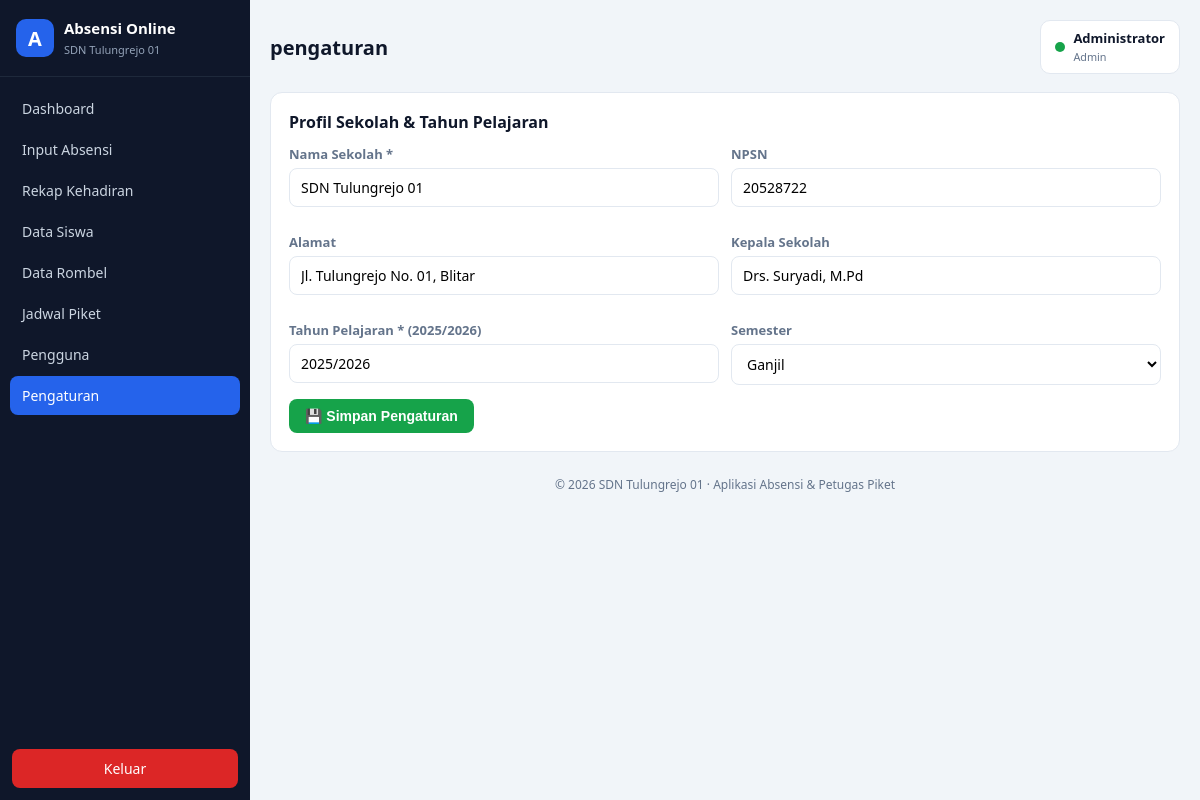
/pengaturan.php (signed in), run on the app's committed database.
### tables this page shows
CREATE TABLE `pengaturan` (
  `id`              INT(11) NOT NULL AUTO_INCREMENT,
  `nama_sekolah`    VARCHAR(100) NOT NULL DEFAULT 'SDN Tulungrejo 01',
  `npsn`            VARCHAR(16) DEFAULT NULL,
  `alamat`          VARCHAR(150) DEFAULT NULL,
  `kepala_sekolah`  VARCHAR(100) DEFAULT NULL,
  `tahun_pelajaran` VARCHAR(9)  NOT NULL DEFAULT '2025/2026',
  `semester`        ENUM('Ganjil','Genap') NOT NULL DEFAULT 'Ganjil',
  `logo`            VARCHAR(255) DEFAULT NULL,
  PRIMARY KEY (`id`)
);

### library/functions.php (called while the page is built, shortened)
<?php
function e($str)
{
    return htmlspecialchars((string)$str, ENT_QUOTES, 'UTF-8');
}
function get_pengaturan($conn)
{
    $r = $conn->query("SELECT * FROM pengaturan ORDER BY id ASC LIMIT 1")->fetch_assoc();
    return $r ?: [];
}
function current_user()
{
    return $_SESSION['user'] ?? null;
}

### pengaturan.php (the view, shortened to what this page needs)
<?php
$page = 'pengaturan';
require_once __DIR__ . '/library/header.php';
$setting = get_pengaturan($conn);
?>
<div class="card">
  <h2>Profil Sekolah &amp; Tahun Pelajaran</h2>
  <form method="post">
    <div class="row-form">
      <div class="form-group">
        <label>Nama Sekolah *</label>
        <input type="text" name="nama_sekolah" required value="<?= e($setting['nama_sekolah'] ?? '') ?>">
      </div>
      <div class="form-group">
        <label>NPSN</label>
        <input type="text" name="npsn" value="<?= e($setting['npsn'] ?? '') ?>">
      </div>
      <div class="form-group">
        <label>Alamat</label>
        <input type="text" name="alamat" value="<?= e($setting['alamat'] ?? '') ?>">
      </div>
      <div class="form-group">
        <label>Kepala Sekolah</label>
        <input type="text" name="kepala_sekolah" value="<?= e($setting['kepala_sekolah'] ?? '') ?>">
      </div>
      <div class="form-group">
        <label>Tahun Pelajaran * (2025/2026)</label>
        <input type="text" name="tahun_pelajaran" required pattern="\d{4}/\d{4}" value="<?= e($setting['tahun_pelajaran'] ?? '') ?>">
      </div>
      <div class="form-group">
        <label>Semester</label>
        <select name="semester">
          <option value="Ganjil" <?= ($setting['semester'] ?? '') === 'Ganjil' ? 'selected' : '' ?>>Ganjil</option>
        </select>
      </div>
    </div>
    <button class="btn btn-success">💾 Simpan Pengaturan</button>
  </form>
</div>
<?php require_once __DIR__ . '/library/footer.php'; ?>

### library/header.php (shortened to what this page needs)
<?php
require_once __DIR__ . '/auth.php';
$user = current_user();
$setting = get_pengaturan($conn);
$page = $page ?? '';
$menu = [
    'dashboard' => ['Dashboard', 'index.php', 'all'],
    'absensi'   => ['Input Absensi', 'absensi.php', 'all'],
    'rekap'     => ['Rekap Kehadiran', 'rekap.php', 'all'],
    'siswa'     => ['Data Siswa', 'siswa.php', 'all'],
    'rombel'    => ['Data Rombel', 'rombel.php', 'admin'],
    'piket'     => ['Jadwal Piket', 'piket/index.php', 'all'],
    'users'     => ['Pengguna', 'users.php', 'admin'],
    'pengaturan'=> ['Pengaturan', 'pengaturan.php', 'admin'],
];
?>
<!DOCTYPE html>
<html lang="id">
<head>
<link rel="stylesheet" href="/app/assets/css/style.css">
</head>
<body>
<div class="layout">
  <aside class="sidebar" id="sidebar">
    <div class="brand">
      <div class="brand-logo">A</div>
      <div>
        <strong>Absensi Online</strong><br>
        <small><?= e($setting['nama_sekolah'] ?? 'SDN Tulungrejo 01') ?></small>
      </div>
    </div>
    <nav class="nav">
      <?php foreach ($menu as $key => $m): ?>
        <a href="<?= e($m[1]) ?>" class="<?= $page === $key ? 'active' : '' ?>"><?= e($m[0]) ?></a>
      <?php endforeach; ?>
    </nav>
    <a class="btn-logout" href="logout.php">Keluar</a>
  </aside>
  <main class="content">
    <header class="topbar">
      <h1><?= e($page ?: 'Dashboard') ?></h1>
      <div class="user-box">
        <span class="dot"></span>
        <div>
          <strong><?= e($user['nama']) ?></strong><br>
          <small><?= e(ucfirst($user['hak_akses'])) ?></small>
        </div>
      </div>
    </header>

### library/footer.php (shortened to what this page needs)
    <footer class="footer">
      &copy; <?= date('Y') ?> <?= e($setting['nama_sekolah'] ?? 'SDN Tulungrejo 01') ?> &middot; Aplikasi Absensi &amp; Petugas Piket
    </footer>
  </main>
</div>
</body>
</html>

### assets/css/style.css (style rules this page uses)
:root { --bg:#f1f5f9; --card:#ffffff; --side:#0f172a; --side2:#1e293b; --primary:#2563eb; --success:#16a34a; --warning:#d97706; --info:#0891b2; --danger:#dc2626; --text:#0f172a; --muted:#64748b; --line:#e2e8f0; }
* { margin:0;padding:0;box-sizing:border-box }
body { font-family:'Segoe UI',system-ui,Arial,sans-serif;background:var(--bg);color:var(--text);font-size:15px }
a { color:var(--primary);text-decoration:none }
.layout { display:flex;min-height:100vh }
.sidebar { width:250px;background:var(--side);color:#cbd5e1;display:flex;flex-direction:column;position:fixed;top:0;bottom:0;left:0;z-index:50 }
.brand { display:flex;gap:10px;align-items:center;padding:18px 16px;border-bottom:1px solid var(--side2);color:#fff }
.brand-logo { width:38px;height:38px;border-radius:10px;background:var(--primary);color:#fff;display:flex;align-items:center;justify-content:center;font-weight:700;font-size:20px }
.brand small { color:#94a3b8;font-size:11px }
.nav { flex:1;padding:12px 10px;display:flex;flex-direction:column;gap:2px;overflow-y:auto }
.nav a { color:#cbd5e1;padding:10px 12px;border-radius:8px;font-size:14px }
.nav a.active { background:var(--primary);color:#fff }
.btn-logout { margin:12px;padding:10px;text-align:center;background:var(--danger);color:#fff;border-radius:8px;font-size:14px }
.content { flex:1;margin-left:250px;padding:20px;min-width:0 }
.topbar { display:flex;align-items:center;gap:14px;margin-bottom:18px }
.topbar h1 { font-size:20px;flex:1 }
.user-box { display:flex;gap:8px;align-items:center;background:var(--card);padding:8px 14px;border-radius:10px;border:1px solid var(--line);font-size:13px }
.user-box small { color:var(--muted) }
.dot { width:10px;height:10px;border-radius:50%;background:var(--success) }
.card { background:var(--card);border:1px solid var(--line);border-radius:12px;padding:18px;margin-bottom:18px }
.card h2 { font-size:16px;margin-bottom:12px }
.form-group { margin-bottom:14px }
.form-group label { display:block;font-size:13px;margin-bottom:5px;color:var(--muted);font-weight:600 }
input[type=text],input[type=password],input[type=date],input[type=number],input[type=email],select,textarea { width:100%;padding:9px 11px;border:1px solid var(--line);border-radius:8px;font-size:14px;background:#fff;font-family:inherit }
.row-form { display:grid;gap:12px;grid-template-columns:repeat(2,1fr) }
.btn { display:inline-block;padding:9px 16px;border-radius:8px;border:none;cursor:pointer;font-size:14px;font-weight:600;background:var(--primary);color:#fff }
.btn-success { background:var(--success) }
.footer { margin-top:24px;color:var(--muted);font-size:12px;text-align:center }

### data on the page
pengaturan: nama_sekolah "SDN Tulungrejo 01", npsn "20528722", alamat "Jl. Tulungrejo No. 01, Blitar", kepala_sekolah "Drs. Suryadi, M.Pd", tahun_pelajaran "2025/2026", semester "Ganjil"

### other printed values
$m[0] "Dashboard"
$m[0] "Input Absensi"
$m[0] "Rekap Kehadiran"
$m[0] "Data Siswa"
$m[0] "Data Rombel"
$m[0] "Jadwal Piket"
$m[0] "Pengguna"
$m[0] "Pengaturan"
$page ?: 'Dashboard' "pengaturan"
$user['nama'] "Administrator"
$user['hak_akses'] "Admin"
